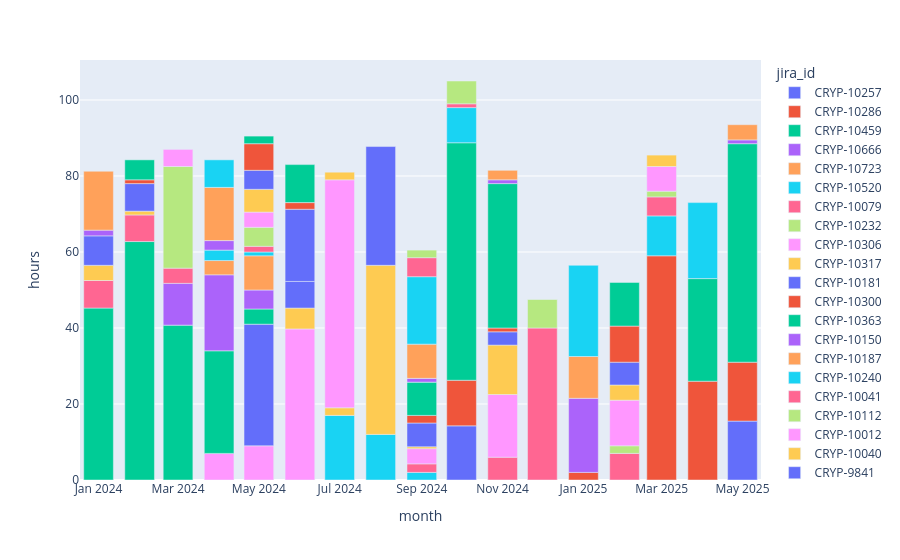

Here is the notebook cell this chart was saved with:
### Code cell
px.bar(user_issues_hours_monthly(ts_user).toPandas(),x='month',y='hours',color='jira_id',hover_data={'summary':True})

### Figure 1 — Plotly figure (JSON) as saved in the notebook; plotly's stock layout.template omitted (floating-point values rounded to 4 significant figures)
{"data": [{"customdata": [["[Backtest] Wykonywanie symulacji dla listy instrumentów "]], "hovertemplate": "jira_id=CRYP-10257<br>month=%{x}<br>hours=%{y}<br>summary=%{customdata[0]}<extra></extra>", "legendgroup": "CRYP-10257", "marker": {"color": "#636efa", "pattern": {"shape": ""}}, "name": "CRYP-10257", "orientation": "v", "showlegend": true, "textposition": "auto", "type": "bar", "x": ["2025-05-01T00:00:00.000000000"], "xaxis": "x", "y": [15.5], "yaxis": "y"}, {"customdata": [["Weryfikacja transakcji giełdowych z giełdy MEXC"], ["Weryfikacja transakcji giełdowych z giełdy MEXC"], ["Weryfikacja transakcji giełdowych z giełdy MEXC"]], "hovertemplate": "jira_id=CRYP-10286<br>month=%{x}<br>hours=%{y}<br>summary=%{customdata[0]}<extra></extra>", "legendgroup": "CRYP-10286", "marker": {"color": "#EF553B", "pattern": {"shape": ""}}, "name": "CRYP-10286", "orientation": "v", "showlegend": true, "textposition": "auto", "type": "bar", "x": ["2025-05-01T00:00:00.000000000", "2025-04-01T00:00:00.000000000", "2025-03-01T00:00:00.000000000"], "xaxis": "x", "y": [15.5, 26.0, 59.0], "yaxis": "y"}, {"customdata": [["[Backtest] Połączenie skryptów do generowania konfiguracji z uruchomieniowym dla siatkówki"], ["[Backtest] Połączenie skryptów do generowania konfiguracji z uruchomieniowym dla siatkówki"]], "hovertemplate": "jira_id=CRYP-10459<br>month=%{x}<br>hours=%{y}<br>summary=%{customdata[0]}<extra></extra>", "legendgroup": "CRYP-10459", "marker": {"color": "#00cc96", "pattern": {"shape": ""}}, "name": "CRYP-10459", "orientation": "v", "showlegend": true, "textposition": "auto", "type": "bar", "x": ["2025-05-01T00:00:00.000000000", "2025-04-01T00:00:00.000000000"], "xaxis": "x", "y": [57.5, 27.0], "yaxis": "y"}, {"customdata": [["[Platform Admin] Dodanie btcturk-hft i gateio-futures"]], "hovertemplate": "jira_id=CRYP-10666<br>month=%{x}<br>hours=%{y}<br>summary=%{customdata[0]}<extra></extra>", "legendgroup": "CRYP-10666", "marker": {"color": "#ab63fa", "pattern": {"shape": ""}}, "name": "CRYP-10666", "orientation": "v", "showlegend": true, "textposition": "auto", "type": "bar", "x": ["2025-05-01T00:00:00.000000000"], "xaxis": "x", "y": [1.0], "yaxis": "y"}, {"customdata": [["transaction-verifier loguje błędy"]], "hovertemplate": "jira_id=CRYP-10723<br>month=%{x}<br>hours=%{y}<br>summary=%{customdata[0]}<extra></extra>", "legendgroup": "CRYP-10723", "marker": {"color": "#FFA15A", "pattern": {"shape": ""}}, "name": "CRYP-10723", "orientation": "v", "showlegend": true, "textposition": "auto", "type": "bar", "x": ["2025-05-01T00:00:00.000000000"], "xaxis": "x", "y": [4.0], "yaxis": "y"}, {"customdata": [["[Backtest] Zasilenie danych historycznych od providera"], ["[Backtest] Zasilenie danych historycznych od providera"]], "hovertemplate": "jira_id=CRYP-10520<br>month=%{x}<br>hours=%{y}<br>summary=%{customdata[0]}<extra></extra>", "legendgroup": "CRYP-10520", "marker": {"color": "#19d3f3", "pattern": {"shape": ""}}, "name": "CRYP-10520", "orientation": "v", "showlegend": true, "textposition": "auto", "type": "bar", "x": ["2025-04-01T00:00:00.000000000", "2025-03-01T00:00:00.000000000"], "xaxis": "x", "y": [20.0, 10.5], "yaxis": "y"}, {"customdata": [["Rozszerzenie funkcjonalności Platform Admin"], ["Rozszerzenie funkcjonalności Platform Admin"]], "hovertemplate": "jira_id=CRYP-10079<br>month=%{x}<br>hours=%{y}<br>summary=%{customdata[0]}<extra></extra>", "legendgroup": "CRYP-10079", "marker": {"color": "#FF6692", "pattern": {"shape": ""}}, "name": "CRYP-10079", "orientation": "v", "showlegend": true, "textposition": "auto", "type": "bar", "x": ["2025-03-01T00:00:00.000000000", "2025-02-01T00:00:00.000000000"], "xaxis": "x", "y": [5.0, 7.0], "yaxis": "y"}, {"customdata": [["[Platform Admin] Błąd \"Bundle com.empirica.algo.bitfinex-adapter not found\""], ["[Platform Admin] Błąd \"Bundle com.empirica.algo.bitfinex-adapter not found\""]], "hovertemplate": "jira_id=CRYP-10232<br>month=%{x}<br>hours=%{y}<br>summary=%{customdata[0]}<extra></extra>", "legendgroup": "CRYP-10232", "marker": {"color": "#B6E880", "pattern": {"shape": ""}}, "name": "CRYP-10232", "orientation": "v", "showlegend": true, "textposition": "auto", "type": "bar", "x": ["2025-03-01T00:00:00.000000000", "2025-02-01T00:00:00.000000000"], "xaxis": "x", "y": [1.5, 2.0], "yaxis": "y"}, {"customdata": [["Brak danych LM dla części instrumentów"], ["Brak danych LM dla części instrumentów"]], "hovertemplate": "jira_id=CRYP-10306<br>month=%{x}<br>hours=%{y}<br>summary=%{customdata[0]}<extra></extra>", "legendgroup": "CRYP-10306", "marker": {"color": "#FF97FF", "pattern": {"shape": ""}}, "name": "CRYP-10306", "orientation": "v", "showlegend": true, "textposition": "auto", "type": "bar", "x": ["2025-03-01T00:00:00.000000000", "2025-02-01T00:00:00.000000000"], "xaxis": "x", "y": [6.5, 12.0], "yaxis": "y"}, {"customdata": [["Brak liquidity measures dla niektórych instrumentów na produkcji"], ["Brak liquidity measures dla niektórych instrumentów na produkcji"]], "hovertemplate": "jira_id=CRYP-10317<br>month=%{x}<br>hours=%{y}<br>summary=%{customdata[0]}<extra></extra>", "legendgroup": "CRYP-10317", "marker": {"color": "#FECB52", "pattern": {"shape": ""}}, "name": "CRYP-10317", "orientation": "v", "showlegend": true, "textposition": "auto", "type": "bar", "x": ["2025-03-01T00:00:00.000000000", "2025-02-01T00:00:00.000000000"], "xaxis": "x", "y": [3.0, 4.0], "yaxis": "y"}, {"customdata": [["[PoC] Lepsze zarządzanie rate limitami na giełdach w swarm"]], "hovertemplate": "jira_id=CRYP-10181<br>month=%{x}<br>hours=%{y}<br>summary=%{customdata[0]}<extra></extra>", "legendgroup": "CRYP-10181", "marker": {"color": "#636efa", "pattern": {"shape": ""}}, "name": "CRYP-10181", "orientation": "v", "showlegend": true, "textposition": "auto", "type": "bar", "x": ["2025-02-01T00:00:00.000000000"], "xaxis": "x", "y": [6.0], "yaxis": "y"}, {"customdata": [["[Backtest] Zmienić konfigurację aby do jednej parametryzacji można dodać wiele silników"], ["[Backtest] Zmienić konfigurację aby do jednej parametryzacji można dodać wiele silników"]], "hovertemplate": "jira_id=CRYP-10300<br>month=%{x}<br>hours=%{y}<br>summary=%{customdata[0]}<extra></extra>", "legendgroup": "CRYP-10300", "marker": {"color": "#EF553B", "pattern": {"shape": ""}}, "name": "CRYP-10300", "orientation": "v", "showlegend": true, "textposition": "auto", "type": "bar", "x": ["2025-02-01T00:00:00.000000000", "2025-01-01T00:00:00.000000000"], "xaxis": "x", "y": [9.5, 2.0], "yaxis": "y"}, {"customdata": [["[Backtest] Automatyczne nazywanie uruchomień backtestów na podstawie konfiguracji"]], "hovertemplate": "jira_id=CRYP-10363<br>month=%{x}<br>hours=%{y}<br>summary=%{customdata[0]}<extra></extra>", "legendgroup": "CRYP-10363", "marker": {"color": "#00cc96", "pattern": {"shape": ""}}, "name": "CRYP-10363", "orientation": "v", "showlegend": true, "textposition": "auto", "type": "bar", "x": ["2025-02-01T00:00:00.000000000"], "xaxis": "x", "y": [11.5], "yaxis": "y"}, {"customdata": [["[Bitget] Integracja tradingowa"]], "hovertemplate": "jira_id=CRYP-10150<br>month=%{x}<br>hours=%{y}<br>summary=%{customdata[0]}<extra></extra>", "legendgroup": "CRYP-10150", "marker": {"color": "#ab63fa", "pattern": {"shape": ""}}, "name": "CRYP-10150", "orientation": "v", "showlegend": true, "textposition": "auto", "type": "bar", "x": ["2025-01-01T00:00:00.000000000"], "xaxis": "x", "y": [19.5], "yaxis": "y"}, {"customdata": [["[Gateio] Request stream failed po wysłaniu CancelAllExchangeOrders"]], "hovertemplate": "jira_id=CRYP-10187<br>month=%{x}<br>hours=%{y}<br>summary=%{customdata[0]}<extra></extra>", "legendgroup": "CRYP-10187", "marker": {"color": "#FFA15A", "pattern": {"shape": ""}}, "name": "CRYP-10187", "orientation": "v", "showlegend": true, "textposition": "auto", "type": "bar", "x": ["2025-01-01T00:00:00.000000000"], "xaxis": "x", "y": [11.0], "yaxis": "y"}, {"customdata": [["[Backtest] Pessimistic matching engine ma wyższy PNL niż optimistic"]], "hovertemplate": "jira_id=CRYP-10240<br>month=%{x}<br>hours=%{y}<br>summary=%{customdata[0]}<extra></extra>", "legendgroup": "CRYP-10240", "marker": {"color": "#19d3f3", "pattern": {"shape": ""}}, "name": "CRYP-10240", "orientation": "v", "showlegend": true, "textposition": "auto", "type": "bar", "x": ["2025-01-01T00:00:00.000000000"], "xaxis": "x", "y": [24.0], "yaxis": "y"}, {"customdata": [["[Backtest] Podzielenie projektu"], ["[Backtest] Podzielenie projektu"]], "hovertemplate": "jira_id=CRYP-10041<br>month=%{x}<br>hours=%{y}<br>summary=%{customdata[0]}<extra></extra>", "legendgroup": "CRYP-10041", "marker": {"color": "#FF6692", "pattern": {"shape": ""}}, "name": "CRYP-10041", "orientation": "v", "showlegend": true, "textposition": "auto", "type": "bar", "x": ["2024-12-01T00:00:00.000000000", "2024-11-01T00:00:00.000000000"], "xaxis": "x", "y": [40.0, 6.0], "yaxis": "y"}, {"customdata": [["Zgubione strategie na bitfinex1-805"]], "hovertemplate": "jira_id=CRYP-10112<br>month=%{x}<br>hours=%{y}<br>summary=%{customdata[0]}<extra></extra>", "legendgroup": "CRYP-10112", "marker": {"color": "#B6E880", "pattern": {"shape": ""}}, "name": "CRYP-10112", "orientation": "v", "showlegend": true, "textposition": "auto", "type": "bar", "x": ["2024-12-01T00:00:00.000000000"], "xaxis": "x", "y": [7.5], "yaxis": "y"}, {"customdata": [["[Python][Backtest] Dopasowanie matching-engine o transakcje mniejsze/większe o 1 tik"]], "hovertemplate": "jira_id=CRYP-10012<br>month=%{x}<br>hours=%{y}<br>summary=%{customdata[0]}<extra></extra>", "legendgroup": "CRYP-10012", "marker": {"color": "#FF97FF", "pattern": {"shape": ""}}, "name": "CRYP-10012", "orientation": "v", "showlegend": true, "textposition": "auto", "type": "bar", "x": ["2024-11-01T00:00:00.000000000"], "xaxis": "x", "y": [16.5], "yaxis": "y"}, {"customdata": [["[Backtest] Poprawki quality of life"]], "hovertemplate": "jira_id=CRYP-10040<br>month=%{x}<br>hours=%{y}<br>summary=%{customdata[0]}<extra></extra>", "legendgroup": "CRYP-10040", "marker": {"color": "#FECB52", "pattern": {"shape": ""}}, "name": "CRYP-10040", "orientation": "v", "showlegend": true, "textposition": "auto", "type": "bar", "x": ["2024-11-01T00:00:00.000000000"], "xaxis": "x", "y": [13.0], "yaxis": "y"}, {"customdata": [["[MDR] nierówny podział subskrypcji"], ["[MDR] nierówny podział subskrypcji"]], "hovertemplate": "jira_id=CRYP-9841<br>month=%{x}<br>hours=%{y}<br>summary=%{customdata[0]}<extra></extra>", "legendgroup": "CRYP-9841", "marker": {"color": "#636efa", "pattern": {"shape": ""}}, "name": "CRYP-9841", "orientation": "v", "showlegend": true, "textposition": "auto", "type": "bar", "x": ["2024-11-01T00:00:00.000000000", "2024-10-01T00:00:00.000000000"], "xaxis": "x", "y": [3.5, 14.25], "yaxis": "y"}, {"customdata": [["[SE] Czytelny komunikat błędu dla strategi zatrzymanej z powodu braku dostępności Kafki"], ["[SE] Czytelny komunikat błędu dla strategi zatrzymanej z powodu braku dostępności Kafki"]], "hovertemplate": "jira_id=CRYP-9908<br>month=%{x}<br>hours=%{y}<br>summary=%{customdata[0]}<extra></extra>", "legendgroup": "CRYP-9908", "marker": {"color": "#EF553B", "pattern": {"shape": ""}}, "name": "CRYP-9908", "orientation": "v", "showlegend": true, "textposition": "auto", "type": "bar", "x": ["2024-11-01T00:00:00.000000000", "2024-10-01T00:00:00.000000000"], "xaxis": "x", "y": [1.0, 12.0], "yaxis": "y"}, {"customdata": [["[PoC] Backtest pomysłów na przykładzie siatkówki w Pythonie"], ["[PoC] Backtest pomysłów na przykładzie siatkówki w Pythonie"]], "hovertemplate": "jira_id=CRYP-9919<br>month=%{x}<br>hours=%{y}<br>summary=%{customdata[0]}<extra></extra>", "legendgroup": "CRYP-9919", "marker": {"color": "#00cc96", "pattern": {"shape": ""}}, "name": "CRYP-9919", "orientation": "v", "showlegend": true, "textposition": "auto", "type": "bar", "x": ["2024-11-01T00:00:00.000000000", "2024-10-01T00:00:00.000000000"], "xaxis": "x", "y": [38.0, 62.5], "yaxis": "y"}, {"customdata": [["[Arbitraż] Wszystkie strategie logują używając tego samego loggera"]], "hovertemplate": "jira_id=CRYP-9987<br>month=%{x}<br>hours=%{y}<br>summary=%{customdata[0]}<extra></extra>", "legendgroup": "CRYP-9987", "marker": {"color": "#ab63fa", "pattern": {"shape": ""}}, "name": "CRYP-9987", "orientation": "v", "showlegend": true, "textposition": "auto", "type": "bar", "x": ["2024-11-01T00:00:00.000000000"], "xaxis": "x", "y": [1.0], "yaxis": "y"}, {"customdata": [["[Arbitraż] Strategia nie przerywa działania pomimo wielokrotnych raportów expired"]], "hovertemplate": "jira_id=CRYP-9989<br>month=%{x}<br>hours=%{y}<br>summary=%{customdata[0]}<extra></extra>", "legendgroup": "CRYP-9989", "marker": {"color": "#FFA15A", "pattern": {"shape": ""}}, "name": "CRYP-9989", "orientation": "v", "showlegend": true, "textposition": "auto", "type": "bar", "x": ["2024-11-01T00:00:00.000000000"], "xaxis": "x", "y": [2.5], "yaxis": "y"}, {"customdata": [["[MQS] Strategia nie subskrybuje się na książkę z benchmarku"], ["[MQS] Strategia nie subskrybuje się na książkę z benchmarku"], ["[MQS] Strategia nie subskrybuje się na książkę z benchmarku"], ["[MQS] Strategia nie subskrybuje się na książkę z benchmarku"]], "hovertemplate": "jira_id=CRYP-9223<br>month=%{x}<br>hours=%{y}<br>summary=%{customdata[0]}<extra></extra>", "legendgroup": "CRYP-9223", "marker": {"color": "#19d3f3", "pattern": {"shape": ""}}, "name": "CRYP-9223", "orientation": "v", "showlegend": true, "textposition": "auto", "type": "bar", "x": ["2024-10-01T00:00:00.000000000", "2024-09-01T00:00:00.000000000", "2024-08-01T00:00:00.000000000", "2024-07-01T00:00:00.000000000"], "xaxis": "x", "y": [9.25, 2.0, 12.0, 17.0], "yaxis": "y"}, {"customdata": [["[Platform Admin] Logi w formacie JSON"], ["[Platform Admin] Logi w formacie JSON"]], "hovertemplate": "jira_id=CRYP-9679<br>month=%{x}<br>hours=%{y}<br>summary=%{customdata[0]}<extra></extra>", "legendgroup": "CRYP-9679", "marker": {"color": "#FF6692", "pattern": {"shape": ""}}, "name": "CRYP-9679", "orientation": "v", "showlegend": true, "textposition": "auto", "type": "bar", "x": ["2024-10-01T00:00:00.000000000", "2024-09-01T00:00:00.000000000"], "xaxis": "x", "y": [1.0, 2.25], "yaxis": "y"}, {"customdata": [["[platform-admin] Brak możliwości usuniecią credentiali z vaulta dla nieistniejącej platformy"]], "hovertemplate": "jira_id=CRYP-9824<br>month=%{x}<br>hours=%{y}<br>summary=%{customdata[0]}<extra></extra>", "legendgroup": "CRYP-9824", "marker": {"color": "#B6E880", "pattern": {"shape": ""}}, "name": "CRYP-9824", "orientation": "v", "showlegend": true, "textposition": "auto", "type": "bar", "x": ["2024-10-01T00:00:00.000000000"], "xaxis": "x", "y": [6.0], "yaxis": "y"}, {"customdata": [["[DexArbStr] Wyjątek ArrayIndexOutOfBounds "]], "hovertemplate": "jira_id=CRYP-9598<br>month=%{x}<br>hours=%{y}<br>summary=%{customdata[0]}<extra></extra>", "legendgroup": "CRYP-9598", "marker": {"color": "#FF97FF", "pattern": {"shape": ""}}, "name": "CRYP-9598", "orientation": "v", "showlegend": true, "textposition": "auto", "type": "bar", "x": ["2024-09-01T00:00:00.000000000"], "xaxis": "x", "y": [4.0], "yaxis": "y"}, {"customdata": [["[Uniswap] Dodanie automatycznego wyliczanie priority fee dla swapów Mainnet"], ["[Uniswap] Dodanie automatycznego wyliczanie priority fee dla swapów Mainnet"], ["[Uniswap] Dodanie automatycznego wyliczanie priority fee dla swapów Mainnet"]], "hovertemplate": "jira_id=CRYP-9602<br>month=%{x}<br>hours=%{y}<br>summary=%{customdata[0]}<extra></extra>", "legendgroup": "CRYP-9602", "marker": {"color": "#FECB52", "pattern": {"shape": ""}}, "name": "CRYP-9602", "orientation": "v", "showlegend": true, "textposition": "auto", "type": "bar", "x": ["2024-09-01T00:00:00.000000000", "2024-08-01T00:00:00.000000000", "2024-07-01T00:00:00.000000000"], "xaxis": "x", "y": [0.5, 44.5, 2.0], "yaxis": "y"}, {"customdata": [["[Uniswap] Podłączenie do węzła za pomocą websocket"], ["[Uniswap] Podłączenie do węzła za pomocą websocket"]], "hovertemplate": "jira_id=CRYP-9633<br>month=%{x}<br>hours=%{y}<br>summary=%{customdata[0]}<extra></extra>", "legendgroup": "CRYP-9633", "marker": {"color": "#636efa", "pattern": {"shape": ""}}, "name": "CRYP-9633", "orientation": "v", "showlegend": true, "textposition": "auto", "type": "bar", "x": ["2024-09-01T00:00:00.000000000", "2024-08-01T00:00:00.000000000"], "xaxis": "x", "y": [6.25, 31.25], "yaxis": "y"}, {"customdata": [["[platform-admin] Zaktualizowanie nazwy bundli"]], "hovertemplate": "jira_id=CRYP-9663<br>month=%{x}<br>hours=%{y}<br>summary=%{customdata[0]}<extra></extra>", "legendgroup": "CRYP-9663", "marker": {"color": "#EF553B", "pattern": {"shape": ""}}, "name": "CRYP-9663", "orientation": "v", "showlegend": true, "textposition": "auto", "type": "bar", "x": ["2024-09-01T00:00:00.000000000"], "xaxis": "x", "y": [2.0], "yaxis": "y"}, {"customdata": [["[Platform Admin] Prezentacja tylko odpowiednich kontenerów"]], "hovertemplate": "jira_id=CRYP-9671<br>month=%{x}<br>hours=%{y}<br>summary=%{customdata[0]}<extra></extra>", "legendgroup": "CRYP-9671", "marker": {"color": "#00cc96", "pattern": {"shape": ""}}, "name": "CRYP-9671", "orientation": "v", "showlegend": true, "textposition": "auto", "type": "bar", "x": ["2024-09-01T00:00:00.000000000"], "xaxis": "x", "y": [8.75], "yaxis": "y"}, {"customdata": [["[Platform Admin] Opcjonalna konfiguracja platform standalone"]], "hovertemplate": "jira_id=CRYP-9674<br>month=%{x}<br>hours=%{y}<br>summary=%{customdata[0]}<extra></extra>", "legendgroup": "CRYP-9674", "marker": {"color": "#ab63fa", "pattern": {"shape": ""}}, "name": "CRYP-9674", "orientation": "v", "showlegend": true, "textposition": "auto", "type": "bar", "x": ["2024-09-01T00:00:00.000000000"], "xaxis": "x", "y": [1.0], "yaxis": "y"}, {"customdata": [["[Platform Admin] Logowanie LDAP"]], "hovertemplate": "jira_id=CRYP-9678<br>month=%{x}<br>hours=%{y}<br>summary=%{customdata[0]}<extra></extra>", "legendgroup": "CRYP-9678", "marker": {"color": "#FFA15A", "pattern": {"shape": ""}}, "name": "CRYP-9678", "orientation": "v", "showlegend": true, "textposition": "auto", "type": "bar", "x": ["2024-09-01T00:00:00.000000000"], "xaxis": "x", "y": [9.0], "yaxis": "y"}, {"customdata": [["[DLS] Strategia nie uwzględnia parametru delayAfterRejectSec"]], "hovertemplate": "jira_id=CRYP-9683<br>month=%{x}<br>hours=%{y}<br>summary=%{customdata[0]}<extra></extra>", "legendgroup": "CRYP-9683", "marker": {"color": "#19d3f3", "pattern": {"shape": ""}}, "name": "CRYP-9683", "orientation": "v", "showlegend": true, "textposition": "auto", "type": "bar", "x": ["2024-09-01T00:00:00.000000000"], "xaxis": "x", "y": [17.75], "yaxis": "y"}, {"customdata": [["[CEX-DEX arbitrage] strategia nie może znaleźć fee providera"]], "hovertemplate": "jira_id=CRYP-9818<br>month=%{x}<br>hours=%{y}<br>summary=%{customdata[0]}<extra></extra>", "legendgroup": "CRYP-9818", "marker": {"color": "#FF6692", "pattern": {"shape": ""}}, "name": "CRYP-9818", "orientation": "v", "showlegend": true, "textposition": "auto", "type": "bar", "x": ["2024-09-01T00:00:00.000000000"], "xaxis": "x", "y": [5.0], "yaxis": "y"}, {"customdata": [["LDAPS - Airflow"]], "hovertemplate": "jira_id=CRYP-9871<br>month=%{x}<br>hours=%{y}<br>summary=%{customdata[0]}<extra></extra>", "legendgroup": "CRYP-9871", "marker": {"color": "#B6E880", "pattern": {"shape": ""}}, "name": "CRYP-9871", "orientation": "v", "showlegend": true, "textposition": "auto", "type": "bar", "x": ["2024-09-01T00:00:00.000000000"], "xaxis": "x", "y": [2.0], "yaxis": "y"}, {"customdata": [["[SE] Po awarii strategia startuje z ostatnim stanem"], ["[SE] Po awarii strategia startuje z ostatnim stanem"], ["[SE] Po awarii strategia startuje z ostatnim stanem"], ["[SE] Po awarii strategia startuje z ostatnim stanem"]], "hovertemplate": "jira_id=CRYP-9157<br>month=%{x}<br>hours=%{y}<br>summary=%{customdata[0]}<extra></extra>", "legendgroup": "CRYP-9157", "marker": {"color": "#FF97FF", "pattern": {"shape": ""}}, "name": "CRYP-9157", "orientation": "v", "showlegend": true, "textposition": "auto", "type": "bar", "x": ["2024-07-01T00:00:00.000000000", "2024-06-01T00:00:00.000000000", "2024-05-01T00:00:00.000000000", "2024-04-01T00:00:00.000000000"], "xaxis": "x", "y": [60.0, 39.75, 9.0, 7.0], "yaxis": "y"}, {"customdata": [["[Arbitraż] Wyłączanie strategii po wykryciu dostatecznej ilości rejectów"], ["[Arbitraż] Wyłączanie strategii po wykryciu dostatecznej ilości rejectów"]], "hovertemplate": "jira_id=CRYP-9296<br>month=%{x}<br>hours=%{y}<br>summary=%{customdata[0]}<extra></extra>", "legendgroup": "CRYP-9296", "marker": {"color": "#FECB52", "pattern": {"shape": ""}}, "name": "CRYP-9296", "orientation": "v", "showlegend": true, "textposition": "auto", "type": "bar", "x": ["2024-07-01T00:00:00.000000000", "2024-06-01T00:00:00.000000000"], "xaxis": "x", "y": [2.0, 5.5], "yaxis": "y"}, {"customdata": [["Przywrócenie strategii arbitrażowej Cex <-> Dex"], ["Przywrócenie strategii arbitrażowej Cex <-> Dex"], ["Przywrócenie strategii arbitrażowej Cex <-> Dex"]], "hovertemplate": "jira_id=CRYP-9124<br>month=%{x}<br>hours=%{y}<br>summary=%{customdata[0]}<extra></extra>", "legendgroup": "CRYP-9124", "marker": {"color": "#636efa", "pattern": {"shape": ""}}, "name": "CRYP-9124", "orientation": "v", "showlegend": true, "textposition": "auto", "type": "bar", "x": ["2024-06-01T00:00:00.000000000", "2024-06-01T00:00:00.000000000", "2024-05-01T00:00:00.000000000"], "xaxis": "x", "y": [7.0, 19.0, 32.0], "yaxis": "y"}, {"customdata": [["[platform-admin] info o braku dostepu w vault'cie przekazywan na front"]], "hovertemplate": "jira_id=CRYP-9204<br>month=%{x}<br>hours=%{y}<br>summary=%{customdata[0]}<extra></extra>", "legendgroup": "CRYP-9204", "marker": {"color": "#EF553B", "pattern": {"shape": ""}}, "name": "CRYP-9204", "orientation": "v", "showlegend": true, "textposition": "auto", "type": "bar", "x": ["2024-06-01T00:00:00.000000000"], "xaxis": "x", "y": [1.75], "yaxis": "y"}, {"customdata": [["regresja Platformy"], ["regresja Platformy"], ["regresja Platformy"], ["regresja Platformy"], ["regresja Platformy"], ["regresja Platformy"]], "hovertemplate": "jira_id=CRYP-9651<br>month=%{x}<br>hours=%{y}<br>summary=%{customdata[0]}<extra></extra>", "legendgroup": "CRYP-9651", "marker": {"color": "#00cc96", "pattern": {"shape": ""}}, "name": "CRYP-9651", "orientation": "v", "showlegend": true, "textposition": "auto", "type": "bar", "x": ["2024-06-01T00:00:00.000000000", "2024-05-01T00:00:00.000000000", "2024-04-01T00:00:00.000000000", "2024-03-01T00:00:00.000000000", "2024-02-01T00:00:00.000000000", "2024-01-01T00:00:00.000000000"], "xaxis": "x", "y": [10.0, 4.0, 27.0, 40.75, 62.75, 45.25], "yaxis": "y"}, {"customdata": [["[Uniswap] Dostarczenie do hurtowni informacji o uncollected fee"], ["[Uniswap] Dostarczenie do hurtowni informacji o uncollected fee"]], "hovertemplate": "jira_id=CRYP-8973<br>month=%{x}<br>hours=%{y}<br>summary=%{customdata[0]}<extra></extra>", "legendgroup": "CRYP-8973", "marker": {"color": "#ab63fa", "pattern": {"shape": ""}}, "name": "CRYP-8973", "orientation": "v", "showlegend": true, "textposition": "auto", "type": "bar", "x": ["2024-05-01T00:00:00.000000000", "2024-04-01T00:00:00.000000000"], "xaxis": "x", "y": [5.0, 20.0], "yaxis": "y"}, {"customdata": [["[Liquidity Manager] Aplikacja loguje błąd przy anluacji transakcji mimo otrzymania statusu  \"Success\""], ["[Liquidity Manager] Aplikacja loguje błąd przy anluacji transakcji mimo otrzymania statusu  \"Success\""]], "hovertemplate": "jira_id=CRYP-9119<br>month=%{x}<br>hours=%{y}<br>summary=%{customdata[0]}<extra></extra>", "legendgroup": "CRYP-9119", "marker": {"color": "#FFA15A", "pattern": {"shape": ""}}, "name": "CRYP-9119", "orientation": "v", "showlegend": true, "textposition": "auto", "type": "bar", "x": ["2024-05-01T00:00:00.000000000", "2024-04-01T00:00:00.000000000"], "xaxis": "x", "y": [9.0, 3.75], "yaxis": "y"}, {"customdata": [["[Liquidity Manager] Dodane konfigurowalnego adresu dla NonfungiblePositionManager"], ["[Liquidity Manager] Dodane konfigurowalnego adresu dla NonfungiblePositionManager"]], "hovertemplate": "jira_id=CRYP-9122<br>month=%{x}<br>hours=%{y}<br>summary=%{customdata[0]}<extra></extra>", "legendgroup": "CRYP-9122", "marker": {"color": "#19d3f3", "pattern": {"shape": ""}}, "name": "CRYP-9122", "orientation": "v", "showlegend": true, "textposition": "auto", "type": "bar", "x": ["2024-05-01T00:00:00.000000000", "2024-04-01T00:00:00.000000000"], "xaxis": "x", "y": [1.0, 2.75], "yaxis": "y"}, {"customdata": [["[platform-admin] Nie można przydzielić kluczy dla niektórych integracji (cryptocom, bitmart, binance) poprzez AT"]], "hovertemplate": "jira_id=CRYP-9158<br>month=%{x}<br>hours=%{y}<br>summary=%{customdata[0]}<extra></extra>", "legendgroup": "CRYP-9158", "marker": {"color": "#FF6692", "pattern": {"shape": ""}}, "name": "CRYP-9158", "orientation": "v", "showlegend": true, "textposition": "auto", "type": "bar", "x": ["2024-05-01T00:00:00.000000000"], "xaxis": "x", "y": [1.5], "yaxis": "y"}, {"customdata": [["[platform-admin] Usunięcie kluczy XTB poprzez AT zatrzymuje 2 bundle niepotrzebnie"]], "hovertemplate": "jira_id=CRYP-9159<br>month=%{x}<br>hours=%{y}<br>summary=%{customdata[0]}<extra></extra>", "legendgroup": "CRYP-9159", "marker": {"color": "#B6E880", "pattern": {"shape": ""}}, "name": "CRYP-9159", "orientation": "v", "showlegend": true, "textposition": "auto", "type": "bar", "x": ["2024-05-01T00:00:00.000000000"], "xaxis": "x", "y": [5.0], "yaxis": "y"}, {"customdata": [["[platform-admin] Bundle Kucoina trzeba restartować po przydzieleniu kluczy testem automatycznym"]], "hovertemplate": "jira_id=CRYP-9160<br>month=%{x}<br>hours=%{y}<br>summary=%{customdata[0]}<extra></extra>", "legendgroup": "CRYP-9160", "marker": {"color": "#FF97FF", "pattern": {"shape": ""}}, "name": "CRYP-9160", "orientation": "v", "showlegend": true, "textposition": "auto", "type": "bar", "x": ["2024-05-01T00:00:00.000000000"], "xaxis": "x", "y": [4.0], "yaxis": "y"}, {"customdata": [["Zarządzanie pozycjami liquidity w Uniswap Polygon"]], "hovertemplate": "jira_id=CRYP-9199<br>month=%{x}<br>hours=%{y}<br>summary=%{customdata[0]}<extra></extra>", "legendgroup": "CRYP-9199", "marker": {"color": "#FECB52", "pattern": {"shape": ""}}, "name": "CRYP-9199", "orientation": "v", "showlegend": true, "textposition": "auto", "type": "bar", "x": ["2024-05-01T00:00:00.000000000"], "xaxis": "x", "y": [6.0], "yaxis": "y"}, {"customdata": [["[platform-admin] Możliwość przeniesienia kluczy z jednego środowiska na drugie."]], "hovertemplate": "jira_id=CRYP-9221<br>month=%{x}<br>hours=%{y}<br>summary=%{customdata[0]}<extra></extra>", "legendgroup": "CRYP-9221", "marker": {"color": "#636efa", "pattern": {"shape": ""}}, "name": "CRYP-9221", "orientation": "v", "showlegend": true, "textposition": "auto", "type": "bar", "x": ["2024-05-01T00:00:00.000000000"], "xaxis": "x", "y": [5.0], "yaxis": "y"}, {"customdata": [["[Binance] brak ostatniego trade (z przeszłości) po zasubskrybowaniu"]], "hovertemplate": "jira_id=CRYP-9240<br>month=%{x}<br>hours=%{y}<br>summary=%{customdata[0]}<extra></extra>", "legendgroup": "CRYP-9240", "marker": {"color": "#EF553B", "pattern": {"shape": ""}}, "name": "CRYP-9240", "orientation": "v", "showlegend": true, "textposition": "auto", "type": "bar", "x": ["2024-05-01T00:00:00.000000000"], "xaxis": "x", "y": [7.0], "yaxis": "y"}, {"customdata": [["Wyłączenie portu na QA w api-gateway "]], "hovertemplate": "jira_id=CRYP-9241<br>month=%{x}<br>hours=%{y}<br>summary=%{customdata[0]}<extra></extra>", "legendgroup": "CRYP-9241", "marker": {"color": "#00cc96", "pattern": {"shape": ""}}, "name": "CRYP-9241", "orientation": "v", "showlegend": true, "textposition": "auto", "type": "bar", "x": ["2024-05-01T00:00:00.000000000"], "xaxis": "x", "y": [2.0], "yaxis": "y"}, {"customdata": [["[Liquidity indicator] Poprawne wyliczanie miar"], ["[Liquidity indicator] Poprawne wyliczanie miar"]], "hovertemplate": "jira_id=CRYP-8831<br>month=%{x}<br>hours=%{y}<br>summary=%{customdata[0]}<extra></extra>", "legendgroup": "CRYP-8831", "marker": {"color": "#ab63fa", "pattern": {"shape": ""}}, "name": "CRYP-8831", "orientation": "v", "showlegend": true, "textposition": "auto", "type": "bar", "x": ["2024-04-01T00:00:00.000000000", "2024-03-01T00:00:00.000000000"], "xaxis": "x", "y": [2.5, 11.0], "yaxis": "y"}, {"customdata": [["Konfigurowalna emisja ORDER_BOOK_DEEP w MDR"]], "hovertemplate": "jira_id=CRYP-9002<br>month=%{x}<br>hours=%{y}<br>summary=%{customdata[0]}<extra></extra>", "legendgroup": "CRYP-9002", "marker": {"color": "#FFA15A", "pattern": {"shape": ""}}, "name": "CRYP-9002", "orientation": "v", "showlegend": true, "textposition": "auto", "type": "bar", "x": ["2024-04-01T00:00:00.000000000"], "xaxis": "x", "y": [14.0], "yaxis": "y"}, {"customdata": [["[OE] Wiadomości initial=False mają groupingkey jako clientorderid zamiast originalclientorderid"]], "hovertemplate": "jira_id=CRYP-9009<br>month=%{x}<br>hours=%{y}<br>summary=%{customdata[0]}<extra></extra>", "legendgroup": "CRYP-9009", "marker": {"color": "#19d3f3", "pattern": {"shape": ""}}, "name": "CRYP-9009", "orientation": "v", "showlegend": true, "textposition": "auto", "type": "bar", "x": ["2024-04-01T00:00:00.000000000"], "xaxis": "x", "y": [7.25], "yaxis": "y"}, {"customdata": [["[MDA] Problemy związane z definicją instrumentów w MDR/MDA"], ["[MDA] Problemy związane z definicją instrumentów w MDR/MDA"], ["[MDA] Problemy związane z definicją instrumentów w MDR/MDA"]], "hovertemplate": "jira_id=CRYP-7780<br>month=%{x}<br>hours=%{y}<br>summary=%{customdata[0]}<extra></extra>", "legendgroup": "CRYP-7780", "marker": {"color": "#FF6692", "pattern": {"shape": ""}}, "name": "CRYP-7780", "orientation": "v", "showlegend": true, "textposition": "auto", "type": "bar", "x": ["2024-03-01T00:00:00.000000000", "2024-02-01T00:00:00.000000000", "2024-01-01T00:00:00.000000000"], "xaxis": "x", "y": [4.0, 7.0, 7.25], "yaxis": "y"}, {"customdata": [["[Bitfinex] Zgubione zlecenia na 2 serwerach jednocześnie"]], "hovertemplate": "jira_id=CRYP-8194<br>month=%{x}<br>hours=%{y}<br>summary=%{customdata[0]}<extra></extra>", "legendgroup": "CRYP-8194", "marker": {"color": "#B6E880", "pattern": {"shape": ""}}, "name": "CRYP-8194", "orientation": "v", "showlegend": true, "textposition": "auto", "type": "bar", "x": ["2024-03-01T00:00:00.000000000"], "xaxis": "x", "y": [26.75], "yaxis": "y"}, {"customdata": [["[platform-admin] Aktualizacja credentials-controller aby wspierał wiele źródeł credentiali"]], "hovertemplate": "jira_id=CRYP-8687<br>month=%{x}<br>hours=%{y}<br>summary=%{customdata[0]}<extra></extra>", "legendgroup": "CRYP-8687", "marker": {"color": "#FF97FF", "pattern": {"shape": ""}}, "name": "CRYP-8687", "orientation": "v", "showlegend": true, "textposition": "auto", "type": "bar", "x": ["2024-03-01T00:00:00.000000000"], "xaxis": "x", "y": [4.5], "yaxis": "y"}, {"customdata": [["[Uniswap] Dodanie możliwości wysyłania SWAPów"], ["[Uniswap] Dodanie możliwości wysyłania SWAPów"]], "hovertemplate": "jira_id=CRYP-8205<br>month=%{x}<br>hours=%{y}<br>summary=%{customdata[0]}<extra></extra>", "legendgroup": "CRYP-8205", "marker": {"color": "#FECB52", "pattern": {"shape": ""}}, "name": "CRYP-8205", "orientation": "v", "showlegend": true, "textposition": "auto", "type": "bar", "x": ["2024-02-01T00:00:00.000000000", "2024-01-01T00:00:00.000000000"], "xaxis": "x", "y": [1.0, 4.0], "yaxis": "y"}, {"customdata": [["Aktualizacja indykatorów o security-definitions provider obsługujący nowy klucz Kafki"], ["Aktualizacja indykatorów o security-definitions provider obsługujący nowy klucz Kafki"]], "hovertemplate": "jira_id=CRYP-8591<br>month=%{x}<br>hours=%{y}<br>summary=%{customdata[0]}<extra></extra>", "legendgroup": "CRYP-8591", "marker": {"color": "#636efa", "pattern": {"shape": ""}}, "name": "CRYP-8591", "orientation": "v", "showlegend": true, "textposition": "auto", "type": "bar", "x": ["2024-02-01T00:00:00.000000000", "2024-01-01T00:00:00.000000000"], "xaxis": "x", "y": [7.25, 7.75], "yaxis": "y"}, {"customdata": [["2024-02-19 Algo Engine w Liquee Sin - OutOfMemory"]], "hovertemplate": "jira_id=CRYP-8866<br>month=%{x}<br>hours=%{y}<br>summary=%{customdata[0]}<extra></extra>", "legendgroup": "CRYP-8866", "marker": {"color": "#EF553B", "pattern": {"shape": ""}}, "name": "CRYP-8866", "orientation": "v", "showlegend": true, "textposition": "auto", "type": "bar", "x": ["2024-02-01T00:00:00.000000000"], "xaxis": "x", "y": [1.0], "yaxis": "y"}, {"customdata": [["[Ethereum][Sepolia] Podmiana adresów puli"]], "hovertemplate": "jira_id=CRYP-8885<br>month=%{x}<br>hours=%{y}<br>summary=%{customdata[0]}<extra></extra>", "legendgroup": "CRYP-8885", "marker": {"color": "#00cc96", "pattern": {"shape": ""}}, "name": "CRYP-8885", "orientation": "v", "showlegend": true, "textposition": "auto", "type": "bar", "x": ["2024-02-01T00:00:00.000000000"], "xaxis": "x", "y": [5.25], "yaxis": "y"}, {"customdata": [["Aktualizacja par w Uniswap Gateway bez restartu"]], "hovertemplate": "jira_id=CRYP-8532<br>month=%{x}<br>hours=%{y}<br>summary=%{customdata[0]}<extra></extra>", "legendgroup": "CRYP-8532", "marker": {"color": "#ab63fa", "pattern": {"shape": ""}}, "name": "CRYP-8532", "orientation": "v", "showlegend": true, "textposition": "auto", "type": "bar", "x": ["2024-01-01T00:00:00.000000000"], "xaxis": "x", "y": [1.5], "yaxis": "y"}, {"customdata": [["Dodanie nowej wartości parametru `MarktImpact` dla indykatora Liquidty"]], "hovertemplate": "jira_id=CRYP-8551<br>month=%{x}<br>hours=%{y}<br>summary=%{customdata[0]}<extra></extra>", "legendgroup": "CRYP-8551", "marker": {"color": "#FFA15A", "pattern": {"shape": ""}}, "name": "CRYP-8551", "orientation": "v", "showlegend": true, "textposition": "auto", "type": "bar", "x": ["2024-01-01T00:00:00.000000000"], "xaxis": "x", "y": [15.5], "yaxis": "y"}], "layout": {"barmode": "relative", "legend": {"title": {"text": "jira_id"}, "tracegroupgap": 0}, "margin": {"t": 60}, "xaxis": {"anchor": "y", "domain": [0, 1], "title": {"text": "month"}}, "yaxis": {"anchor": "x", "domain": [0, 1], "title": {"text": "hours"}}}}
